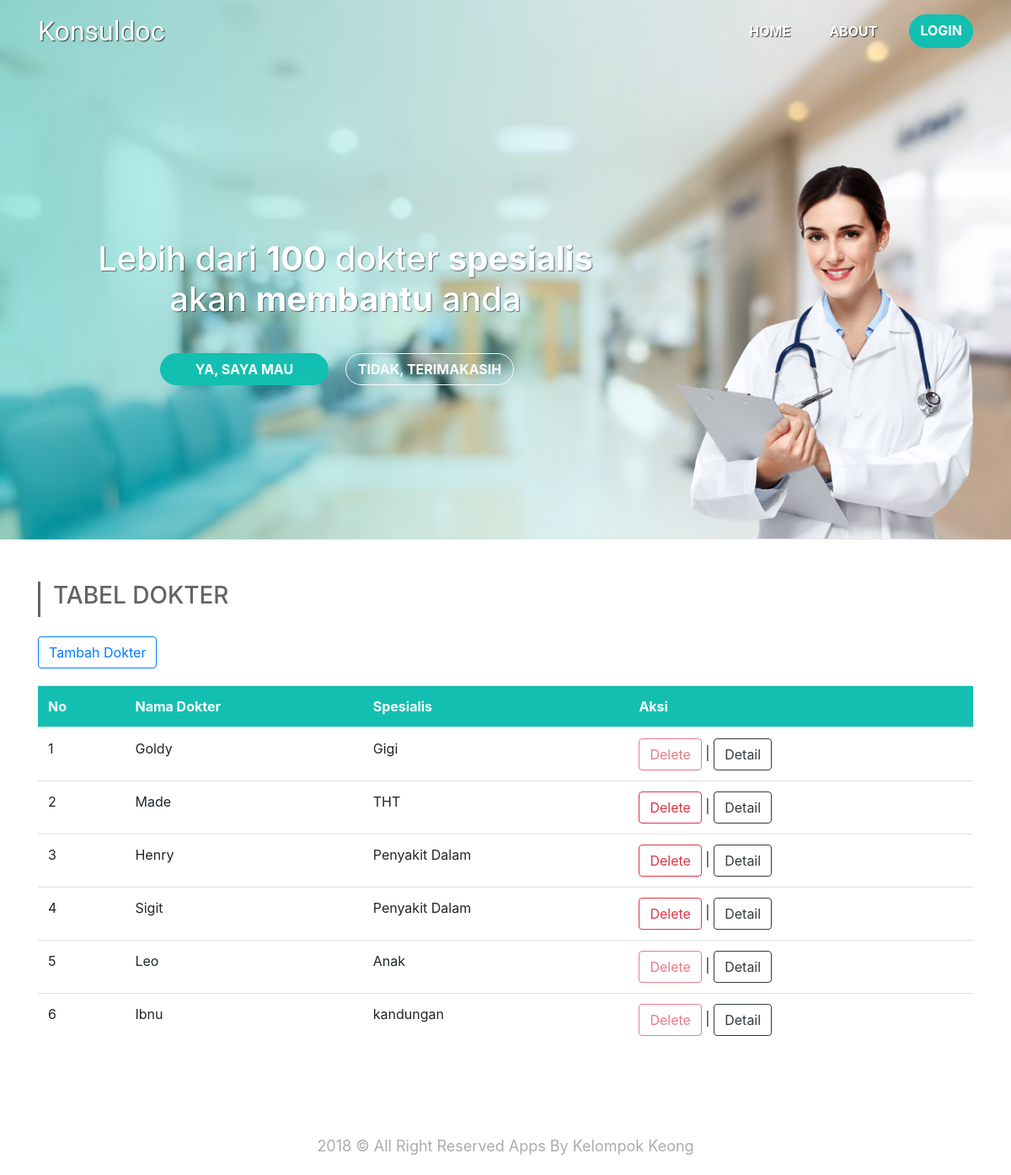
Page /index.php?p=tabel_dokter on the committed database.
### tables this page shows
CREATE TABLE `tuser` (
  `id_user` int(11) NOT NULL,
  `nama_user` varchar(50) NOT NULL,
  `email_user` varchar(50) NOT NULL,
  `telp_user` varchar(20) NOT NULL,
  `pass_user` varchar(255) NOT NULL,
  `spesialis` varchar(20) DEFAULT NULL,
  `role` varchar(20) DEFAULT NULL,
  `foto_user` varchar(50) DEFAULT NULL,
  `tgl_lahir` date DEFAULT NULL,
  `jk` varchar(30) DEFAULT NULL
);

CREATE TABLE `tspesialisasi` (
  `id_spesialisasi` int(11) NOT NULL,
  `kode_spesialisasi` varchar(20) NOT NULL,
  `nama_spesialisasi` varchar(30) NOT NULL
);

### index.php (called while the page is built, shortened)
<?php
include 'database/Dokter.php';
include 'database/Konsultasi.php';
?>
<?php
if(!isset($_GET['p'])){
  $page = "select_main";
}else{
  $page = $_GET['p'];
}
include 'pages/'.$page .'.php';
?>

### database/Dokter.php (called while the page is built, shortened)
<?php
  class Dokter{
    private $pdo;
    function __construct(){
      try{
        $this->pdo = new PDO('mysql:host=localhost;dbname=db_konsuldoc','root','');
      }catch(PDOException $e){
        echo $e;
      }
    }
  public function tampilDokterBySpesial(){
    $sql="SELECT * FROM tuser,tspesialisasi WHERE role='dokter' AND tuser.spesialis = tspesialisasi.kode_spesialisasi";
    $stmt = $this->pdo->query($sql);
    return $stmt;
  }
}
?>

### database/Konsultasi.php (called while the page is built, shortened)
<?php
  class Konsultasi{
    private $pdo;
    function __construct(){
      try{
        $this->pdo = new PDO('mysql:host=localhost;dbname=db_konsuldoc','root','');
      }catch(PDOException $e){
        echo $e;
      }
    }
    public function hitungKonsultasiButtonDokter($id){
        $sql="SELECT * FROM tkonsultasi WHERE id_dokter=?  ";
        $stmt = $this->pdo->prepare($sql);
        $stmt->execute([$id]);
        $count = $stmt->rowCount();
        return $count;
    }
  }
 ?>

### pages/tabel_dokter.php (the view, shortened to what this page needs)
<?php
  $dktr = new Dokter;
  $lihatDokter = $dktr->tampilDokterBySpesial();
  $konsul = new Konsultasi;
 ?>
 <div class="row titlepanel">
    <div class="col-12">
      <h1>Tabel Dokter</h1>
    </div>
  </div>
<button type="button" class="btn btn-outline-primary mb-2 mt-2" data-toggle="modal" data-target="#tambah_dokter" data-whatever="@getbootstrap">Tambah Dokter</button>
      <table class="table table_spesialis">
        <thead class="thead hijau putih">
          <tr>
            <th>No</th>
            <th>Nama Dokter</th>
            <th>Spesialis</th>
            <th>Aksi</th>
          </tr>
        </thead>
        <tbody>
          <?php
          $i=1;
            foreach ($lihatDokter as $row):
              $buttonDoker = $konsul->hitungKonsultasiButtonDokter($row['id_user']);
           ?>
          <tr>
            <td><?= $i ?></td>
            <td><?= $row['nama_user'] ?></td>
            <td><?= $row['nama_spesialisasi'] ?></td>
            <td>
               <button
              <?php if ($buttonDoker>0): ?>
                disabled
              <?php endif; ?>
               type="button" class="btn btn-outline-danger" data-toggle="modal" data-target="#delete_dokter_<?= $row['id_user'] ?>" data-whatever="@getbootstrap">
                 Delete
               </button> |
                <button type="button" class="btn btn-outline-dark" data-toggle="modal" data-target="#detail_dokter_<?= $row['id_user'] ?>" data-whatever="@getbootstrap">Detail</button></td>
          </tr>
          <?php
            $i++;
            endforeach;
           ?>
        </tbody>
      </table>

### style.css (style rules this page uses)
.putih { color: #fff; }
.hijau { background-color: #13BFB1; }
.titlepanel { margin-top: 50px; margin-left: 0px; border-left: 3px solid #636363; margin-bottom: 15px; }
.titlepanel h1 { text-transform: uppercase; font-size: 28px; color: #636363; }
.table_spesialis { margin-top: 12px; }

### pesan.css (style rules this page uses)
.hijau { background-color: #13BFB1; }

### csslogin/styles.css (style rules this page uses)
*, *::after, *::before { -webkit-box-sizing: border-box; box-sizing: border-box; }

### rows in the picture
tuser: nama_user "Goldy", tspesialisasi.nama_spesialisasi "Gigi"
tuser: nama_user "Made", tspesialisasi.nama_spesialisasi "THT"
tuser: nama_user "Henry", tspesialisasi.nama_spesialisasi "Penyakit Dalam"
tuser: nama_user "Sigit", tspesialisasi.nama_spesialisasi "Penyakit Dalam"
tuser: nama_user "Leo", tspesialisasi.nama_spesialisasi "Anak"
tuser: nama_user "Ibnu", tspesialisasi.nama_spesialisasi "kandungan"
